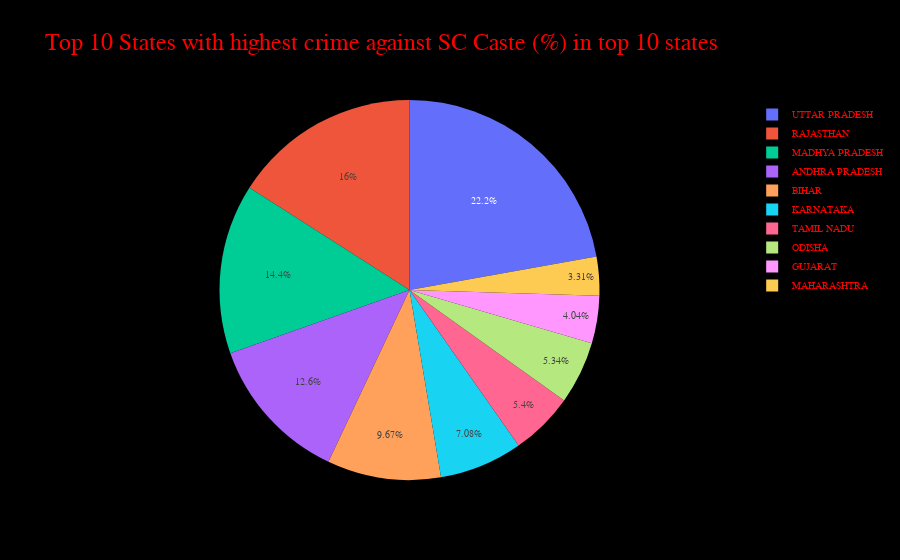

Notebook code cell kept with this figure:
### Code cell
#Top 10 States with highest crime against SC Caste 
import plotly.express as px
df_top10 = States.sort_values('Total',ascending=False).head(10)
fig = px.pie(df_top10,values='Total',names=df_top10.index,title = 'PIECHART',template='plotly_dark')
fig.update_layout(title = 'Top 10 States with highest crime against SC Caste (%) in top 10 states',title_font_size=24,paper_bgcolor='black',
                     title_font_family='Aerial',font={'color':'red','family':'Times New Roman','size':10})
import plotly.io as pio#to display a figure defined by a dictuse the low level plotly.io.show
pio.show(fig)

### Figure 1 — Plotly figure (JSON) as saved in the notebook; plotly's stock layout.template omitted (floating-point values rounded to 4 significant figures)
{"data": [{"domain": {"x": [0, 1], "y": [0, 1]}, "hovertemplate": "STATE/UT=%{label}<br>Total=%{value}<extra></extra>", "labels": ["UTTAR PRADESH", "RAJASTHAN", "MADHYA PRADESH", "ANDHRA PRADESH", "BIHAR", "KARNATAKA", "TAMIL NADU", "ODISHA", "GUJARAT", "MAHARASHTRA"], "legendgroup": "", "name": "", "showlegend": true, "type": "pie", "values": [76473, 55002, 49810, 43419, 33341, 24406, 18623, 18406, 13940, 11409]}], "layout": {"font": {"color": "red", "family": "Times New Roman", "size": 10}, "legend": {"tracegroupgap": 0}, "paper_bgcolor": "black", "title": {"font": {"family": "Aerial", "size": 24}, "text": "Top 10 States with highest crime against SC Caste (%) in top 10 states"}}}
